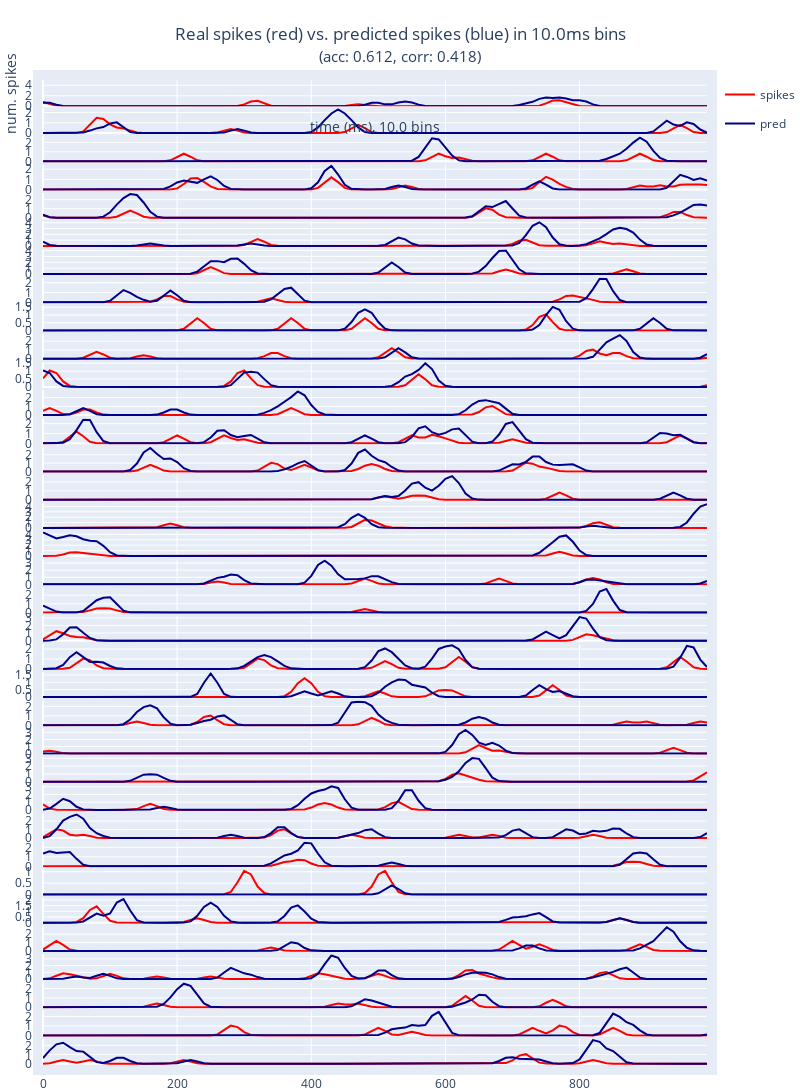

Notebook cell for this chart:
### Code cell
def do_stats(t, p, step_ms, chart_type="line"): 
    acc = np.mean(np.round(p) == t)
    pearson_corr = scipy.stats.pearsonr(p, t)[0]
    print(f"accuracy: {acc}, pearson_corr: {pearson_corr}")
    plot_w = 100
    num_plots = max(len(t) // plot_w, 1)
    fig = subplots.make_subplots(rows=num_plots, cols=1, shared_xaxes=True, vertical_spacing=0.002)
    for i in range(0, num_plots):
        xs = np.arange(0, plot_w) * (step_ms)
        start, end = np.array([i, i+1]) * plot_w
        if chart_type not in {"dot", "line"}:
            raise ValueError(f"Only dot and line charts are supported. Got ({chart_type}).")
        mode = 'markers' if chart_type=='dot' else 'lines'
        marker_size = 4
        chart_spike = go.Scatter(x=xs, y=t[start:end], name="spikes", 
                                   line_color='red', mode=mode, marker={'size':marker_size},
                                   legendgroup='g1', showlegend=(i==0))
        chart_pred = go.Scatter(x=xs, y=p[start:end], name="pred",
                                  line_color='darkblue', mode=mode, marker={'size':marker_size},
                                  legendgroup='g2', showlegend=(i==0))
        fig.add_trace(chart_spike, row=i+1, col=1)
        fig.add_trace(chart_pred, row=i+1, col=1)
    fig.update_layout({
            "margin":{"l":0, "r":0, "t":80, "b":10, "pad":10},
            "autosize":False,
            "height":65*num_plots,
            "width":800,
            "yaxis_range":[0,5],
            "title":f"Real spikes (red) vs. predicted spikes (blue) in {step_ms}ms bins<br><span style='font-size:90%'>(acc: {acc:.3f}, corr: {pearson_corr:.3f})</span>",
            "title_x":0.5,
            "title_pad":dict(l=1, r=1, b=20, t=20),
            "xaxis":{'title':f'time (ms), {step_ms} bins', 'side':'bottom'},
            "yaxis":{'title':'num. spikes'} })
    return fig
fig = do_stats(
    scipy.ndimage.gaussian_filter1d(targets, sigma=1, axis=0, mode='constant', cval=0.0),
    scipy.ndimage.gaussian_filter1d(predictions, sigma=1, axis=0, mode='constant', cval=0.0),
                                    step_ms=eval_len/2, chart_type="line")
fig.show()
